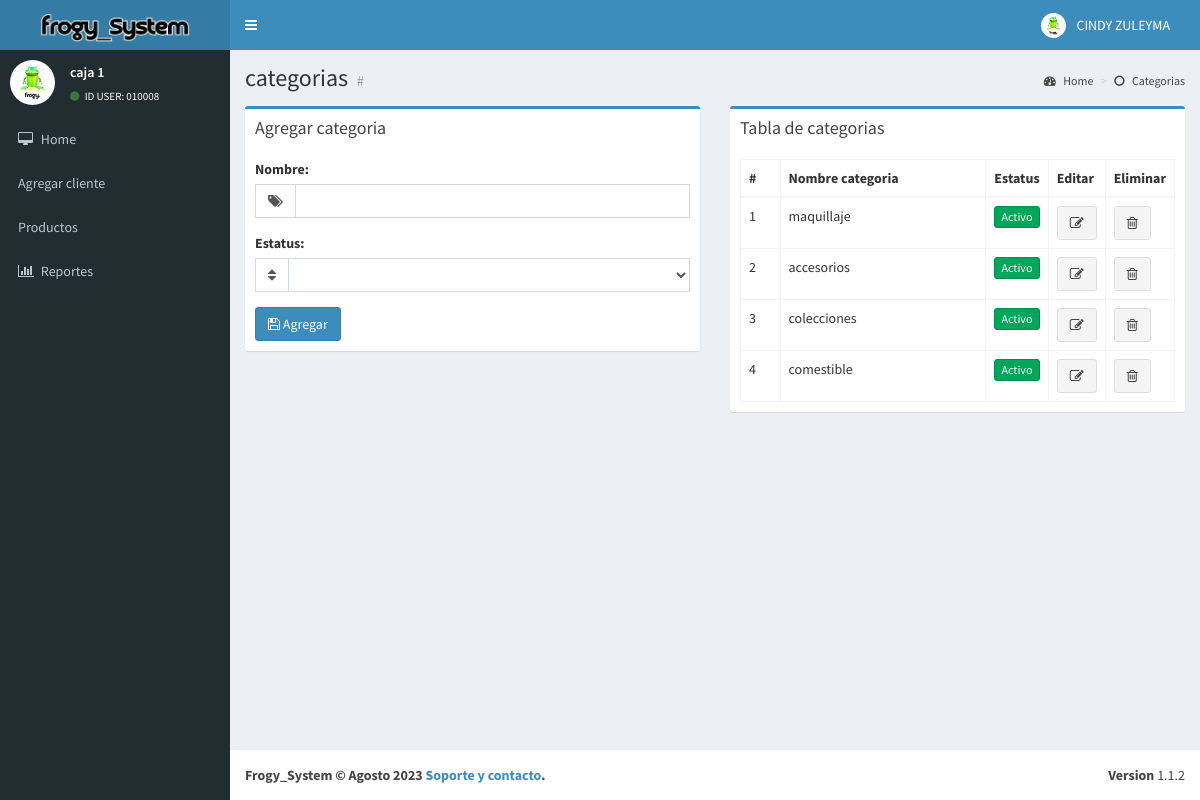
The page /public/categorias.php (signed in) on the database its author committed.
### tables this page shows
CREATE TABLE `usuarios` (
  `id_usuario` int NOT NULL,
  `nombre` varchar(50) NOT NULL,
  `nombre_usuario` varchar(50) NOT NULL,
  `contraseña` varchar(20) NOT NULL,
  `rol` varchar(10) NOT NULL,
  `correo` varchar(100) NOT NULL,
  `telefono` varchar(20) NOT NULL
);

CREATE TABLE `categoria` (
  `id_categoria` int NOT NULL,
  `nombre_categoria` varchar(100) NOT NULL,
  `estatus` varchar(20) NOT NULL
);

### public/categorias.php (the view, shortened to what this page needs)
<?php
$con = conectar();
$id_usuario = $_SESSION['id_usuario'];
if (!isset($_SESSION['id_usuario'])) {
    header("Location: ../index.php");
} else {
?>
    <!DOCTYPE html>
    <html>
    <?php include("../admin/head.php"); ?>
    <body class="skin-blue">
        <div class="wrapper">
            <div class="content-wrapper">
                <section class="content-header">
                    <h1>
                        categorias
                        <small>#</small>
                    </h1>
                    <ol class="breadcrumb">
                        <li><a href="inicio.php"><i class="fa fa-dashboard"></i> Home</a></li>
                        <li><a href="#"><i class="fa fa-circle-o"></i> Categorias</a></li>
                    </ol>
                </section>
                <section class="content">
                    <div class="row">
                        <section class="col-lg-6 connectedSortable">
                            <?php
                            if(isset($_POST['editar'])){
                                $id = $_POST['id'];
                                $x=mysqli_query($con, "SELECT * FROM `categoria` WHERE `id_categoria` = $id");
                                $row=mysqli_fetch_array($x);
                                ?>
                                <div class="box box-warning">
                                <div class="box-header">
                                    <h3 class="box-title">Editar categoria</h3>
                                </div>
                                <div class="box-body">
                                    <form action="../php/actualizar.php" method="post">
                                        <input type="hidden" name="id" value="<?php echo$id ?>">
                                        <div class="form-group">
                                            <label>Nombre:</label>
                                            <div class="input-group">
                                                <div class="input-group-addon">
                                                    <i class="fa fa-tags"></i>
                                                </div>
                                                <input type="text" name="nombre" value="<?php echo$row['nombre_categoria'] ?>" class="form-control" required />
                                            </div>
                                        </div>
                                        <div class="row">
                                            <div class="col-lg-3">
                                            <button type="submit" name="actualizar" class="btn btn-success"><i class="fa fa-refresh"></i> Actualizar</button>
                                            </div>
                                            </form>
                                            <div class="col-lg-3"></div>
                                            <div class="col-lg-3">
                                            <a href="categorias.php" class="btn btn-default"><i class="fa fa-times"></i> Cancelar</a>
                                            </div>
                                            <div class="col-lg-3"></div>
                                        </div>
                            </div>
                                <?php
                            }else{
                            ?>
                            <div class="box box-primary">
                                <div class="box-header">
                                    <h3 class="box-title">Agregar categoria</h3>
                                </div>
                                <div class="box-body">
                                    <form action="" method="post">
                                        <div class="form-group">
                                            <label>Nombre:</label>
                                            <div class="input-group">
                                                <div class="input-group-addon">
                                                    <i class="fa fa-tags"></i>
                                                </div>
                                                <input type="text" name="nombre" class="form-control" required />
                                            </div>
                                        </div>
                                        <div class="form-group">
                                            <label>Estatus:</label>
                                            <div class="input-group">
                                                <div class="input-group-addon">
                                                    <i class="fa fa-unsorted"></i>
                                                </div>
                                                <select name="estatus" class="form-control" required>
                                                    <option value="" disabled selected></option>
                                                    <option value="activo">Activo</option>
                                                </select>
                                            </div>
                                        </div>
                                        <div">
                                            <button type="submit" name="agregar" class="btn btn-primary"><i class="fa fa-floppy-o"></i> Agregar</button>
                                        </div>
                            </div>
                            <?php
                            }
                            ?>
                        </section>
                        <section class="col-lg-6 connectedSortable">
                            <div class="box box-primary">
                                <div class="box-header">
                                    <h3 class="box-title">Tabla de categorias</h3>
                                </div>
                                <div class="box-body">
                                    <table id="example2" class="table table-bordered table-hover">
                                        <thead>
                                            <tr>
                                                <th>#</th>
                                                <th>Nombre categoria</th>
                                                <th>Estatus</th>
                                                <th style="width: 30px;">Editar</th>
                                                <th style="width: 30px;">Eliminar</th>
                                            </tr>
                                        </thead>
                                        <tbody>
                                            <?php
                                            $query = mysqli_query($con, "SELECT * FROM categoria");
                                            while ($row = mysqli_fetch_array($query)) {
                                                $estatus = $row['estatus'];
                                            ?>
                                                <tr>
                                                    <td><?php echo $row['id_categoria'] ?></td>
                                                    <td><?php echo $row['nombre_categoria'] ?></td>
                                                    <td style="width: 30px;">
                                                        <?php
                                                        if ($estatus == 'activo') {
                                                        ?>
                                                            <form action="../php/actualizar.php" method="post">
                                                                <button type="submit" name="btn" class="btn btn-block btn-success btn-xs">Activo</button>
                                                            </form>
                                                        <?php
                                                        }
                                                        ?>
                                                    </td>
                                                    <td style="align-items: center;">
                                                        <form action="" method="post">
                                                            <button type="submit" name="editar" class="btn btn-default"><i class="fa fa-edit"></i></button>
                                                        </form>
                                                    </td>
                                                    <td style="align-items: center;">
                                                        <form action="../php/actualizar.php" method="post">
                                                            <button type="submit" name="borrar" class="btn btn-default"><i class="fa fa-trash-o"></i></button>
                                                        </form>
                                                    </td>
                                                </tr>
                                            <?php
                                            }
                                            ?>
                                        </tbody>
                                    </table>
                                </div>
                            </div>
                        </section>
                    </div>
                </section>
            </div>
        </div>
        <?php include("../admin/footer.php"); ?>
    </body>
    </html>
<?php
}
?>

### admin/head.php (shortened to what this page needs)
<?php
$usuario = mysqli_query($con, "SELECT * FROM `usuarios` WHERE `id_usuario` LIKE '$id_usuario'");
$user = mysqli_fetch_array($usuario);
$nombre = $user['nombre'];
$name_user = $user['nombre_usuario'];
?>
<head>
  <link href="../bootstrap/css/bootstrap.min.css" rel="stylesheet" type="text/css" />
  <link href="https://maxcdn.bootstrapcdn.com/font-awesome/4.3.0/css/font-awesome.min.css" rel="stylesheet" type="text/css" />
  <link href="http://code.ionicframework.com/ionicons/2.0.0/css/ionicons.min.css" rel="stylesheet" type="text/css" />
  <link href="../dist/css/AdminLTE.min.css" rel="stylesheet" type="text/css" />
  <link href="../dist/css/skins/_all-skins.min.css" rel="stylesheet" type="text/css" />
  <link href="../plugins/iCheck/flat/blue.css" rel="stylesheet" type="text/css" />
  <link href="../plugins/morris/morris.css" rel="stylesheet" type="text/css" />
  <link href="../plugins/jvectormap/jquery-jvectormap-1.2.2.css" rel="stylesheet" type="text/css" />
  <link href="../plugins/datepicker/datepicker3.css" rel="stylesheet" type="text/css" />
  <link href="../plugins/daterangepicker/daterangepicker-bs3.css" rel="stylesheet" type="text/css" />
  <link href="../plugins/bootstrap-wysihtml5/bootstrap3-wysihtml5.min.css" rel="stylesheet" type="text/css" />
  <link href="../plugins/datatables/dataTables.bootstrap.css" rel="stylesheet" href="text/css">
</head>
<header class="main-header">
  <a href="../public/inicio.php" class="logo"><img src="../img/text/frogy_logoBLANCO.png" height="30px"></a>
  <nav class="navbar navbar-static-top" role="navigation">
    <a href="#" class="sidebar-toggle" data-toggle="offcanvas" role="button">
    </a>
    <div class="navbar-custom-menu">
      <ul class="nav navbar-nav">
        <li class="dropdown user user-menu">
          <a href="#" class="dropdown-toggle" data-toggle="dropdown">
            <img src="../img/icon/LOGO_frogy.png" class="user-image" alt="User Image" />
            <span class="hidden-xs"><?php echo $nombre ?></span>
          </a>
        </li>
      </ul>
    </div>
  </nav>
</header>
<aside class="main-sidebar">
  <section class="sidebar">
    <div class="user-panel">
      <div class="pull-left image">
        <img src="../img/icon/LOGO_frogy.png" class="img-circle" alt="User Image" />
      </div>
      <div class="pull-left info">
        <p><?php echo $name_user ?></p>
        <a href="#"><i class="fa fa-circle text-success"></i> ID USER: 01000<?php echo $id_usuario ?></a>
      </div>
    </div>
    <ul class="sidebar-menu">
      <li class="treeview">
        <a href="../public/inicio.php">
          <i class="fa fa-desktop"></i> <span>Home</span>
        </a>
      </li>
      <li class="treeview">
        <a href="../public/clientes.php">
          <i class="ion ion-person-add"></i> <span>Agregar cliente</span>
        </a>
      </li>
      <li class="treeview">
        <a href="../public/productos.php">
          <i class="ion ion-ios-pricetag-outline"></i> <span>Productos</span>
        </a>
      </li>
      <li class="treeview">
        <a href="../public/reportes.php">
          <i class="fa fa-bar-chart-o"></i> <span>Reportes</span>
        </a>
      </li>
    </ul>
  </section>
</aside>

### rows shown on the page
usuarios: nombre "CINDY ZULEYMA", nombre_usuario "caja 1"
categoria: id_categoria "1", nombre_categoria "maquillaje"
categoria: id_categoria "2", nombre_categoria "accesorios"
categoria: id_categoria "3", nombre_categoria "colecciones"
categoria: id_categoria "4", nombre_categoria "comestible"

### other values the page prints
$id_usuario "8"
